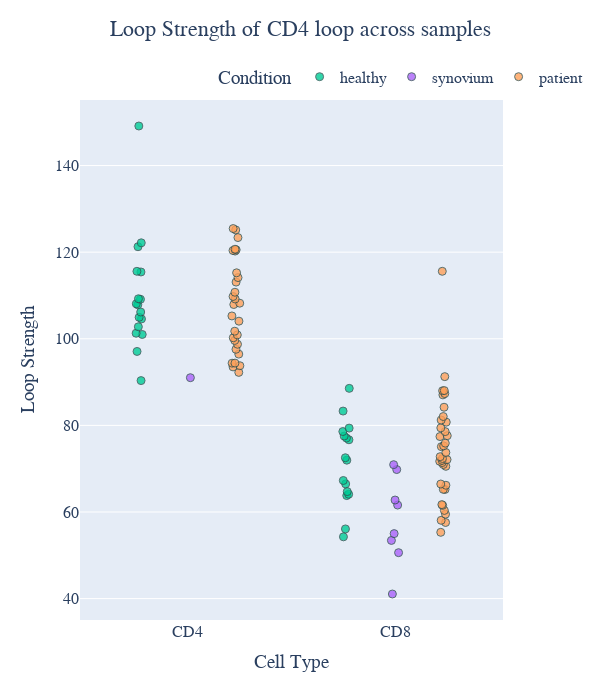
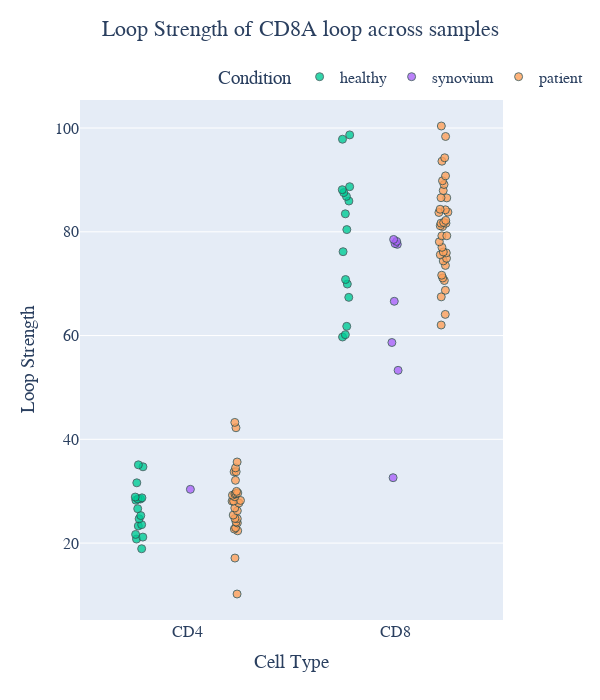
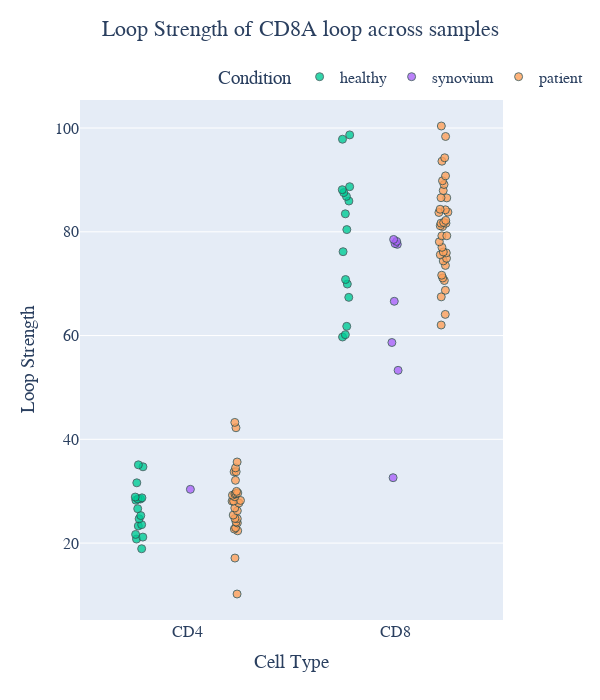

Notebook cell for these charts, in order:
### Code cell
def plot_loop_celltypes(gene, chrom, start_A, start_B):
    filtered_df = loops_counts_melted[(loops_counts_melted["chrA"] == chrom) & (loops_counts_melted["A_start"] == start_A) & (loops_counts_melted["B_start"] == start_B)]
    filtered_df["cell_type"] = filtered_df["cell_type"].map({"CD4": "CD4", "CD8": "CD8", "CD4_SF": "CD4", "CD8_SF": "CD8"})
    # Create the strip plot
    fig = px.strip(filtered_df, x="cell_type", y="interaction_strength", color="condition",
                hover_name="proper_name", hover_data=["interaction_strength"],
                color_discrete_map={"Healthy": "blue", "Diseased": "red"},
                title=f'Loop Strength of {gene} loop across samples',
                labels={"cell_type": "Cell Type", "interaction_strength": "interaction strength"})

    # Customizing the marker appearance
    fig.update_traces(marker=dict(size=8, opacity=0.8, line=dict(width=1, color='DarkSlateGrey')))
    fig.update_layout(
        width=600,  # Set the width of the figure in pixels
        height=700  # Set the height of the figure in pixels
    )
    # Enhancing layout
    fig.update_layout(
        title={'text': f'Loop Strength of {gene} loop across samples', 'y':0.97, 'x':0.5, 'xanchor': 'center', 'yanchor': 'top'},
        xaxis_title="Cell Type",
        yaxis_title="Loop Strength",
        legend_title="Condition",
        font=dict(family="Arial, sans-serif", size=16),
        legend=dict(orientation="h", yanchor="bottom", y=1.01, xanchor="right", x=1.2)
    )

    # Show the plot
    fig.show()
    fig.write_image(f"figures/loop_strength_{gene}.svg",width=500, height=600)
    return fig

plot_loop_celltypes("CD4", "12", 6755000, 6825000)
plot_loop_celltypes("CD8A", "2", 86765000, 86805000)

### Figure 1 — Plotly figure (JSON) as saved in the notebook; plotly's stock layout.template omitted (floating-point values rounded to 4 significant figures)
{"data": [{"alignmentgroup": "True", "boxpoints": "all", "fillcolor": "rgba(255,255,255,0)", "hoveron": "points", "hovertemplate": "<b>%{hovertext}</b><br><br>condition=healthy<br>Cell Type=%{x}<br>interaction strength=%{y}<extra></extra>", "hovertext": ["NRHV014XCD4", "NRHV014XCD8", "NRHV073CD4", "NRHV073CD8", "NRHV079CD4", "NRHV079CD8", "NRHV086CD4", "NRHV086CD8", "NRHV121CD4", "NRHV121CD8", "NRHV151CD4", "NRHV168CD4", "NRHV168CD8", "NRHV171CD4", "NRHV171CD8", "NRHV238CD4", "NRHV238CD8", "NRHV290CD4", "NRHV290CD8", "NRHV295CD4", "NRHV295CD8", "NRHV321CD4", "NRHV321CD8", "NRHV322CD4", "NRHV322CD8", "NRHV324CD4", "NRHV324CD8", "NRHV325CD4", "NRHV325CD8", "NRHV326CD4", "NRHV326CD8", "NRHV332CD4", "NRHV332CD8"], "legendgroup": "healthy", "line": {"color": "rgba(255,255,255,0)"}, "marker": {"color": "#00cc96", "line": {"color": "DarkSlateGrey", "width": 1}, "opacity": 0.8, "size": 8}, "name": "healthy", "offsetgroup": "healthy", "orientation": "v", "pointpos": 0, "showlegend": true, "type": "box", "x": ["CD4", "CD8", "CD4", "CD8", "CD4", "CD8", "CD4", "CD8", "CD4", "CD8", "CD4", "CD4", "CD8", "CD4", "CD8", "CD4", "CD8", "CD4", "CD8", "CD4", "CD8", "CD4", "CD8", "CD4", "CD8", "CD4", "CD8", "CD4", "CD8", "CD4", "CD8", "CD4", "CD8"], "x0": " ", "xaxis": "x", "y": [115.4, 56.09, 122.2, 83.3, 102.8, 64.71, 90.34, 66.48, 101.3, 72.52, 149.1, 109.2, 71.97, 107.9, 54.26, 101.0, 67.27, 115.6, 77.07, 108.1, 77.54, 106.2, 88.55, 97.07, 79.37, 109.1, 76.67, 104.9, 64.09, 104.6, 63.79, 121.3, 78.57], "y0": " ", "yaxis": "y"}, {"alignmentgroup": "True", "boxpoints": "all", "fillcolor": "rgba(255,255,255,0)", "hoveron": "points", "hovertemplate": "<b>%{hovertext}</b><br><br>condition=synovium<br>Cell Type=%{x}<br>interaction strength=%{y}<extra></extra>", "hovertext": ["PSA4917CD8_SF", "PSA4918CD8_SF", "PSA4951CD8_SF", "PSA4958CD4_SF", "PSA4958CD8_SF", "PSA4959CD8_SF", "PSA4969CD8_SF", "PSA5025CD8_SF", "PSA5040CD8_SF"], "legendgroup": "synovium", "line": {"color": "rgba(255,255,255,0)"}, "marker": {"color": "#ab63fa", "line": {"color": "DarkSlateGrey", "width": 1}, "opacity": 0.8, "size": 8}, "name": "synovium", "offsetgroup": "synovium", "orientation": "v", "pointpos": 0, "showlegend": true, "type": "box", "x": ["CD8", "CD8", "CD8", "CD4", "CD8", "CD8", "CD8", "CD8", "CD8"], "x0": " ", "xaxis": "x", "y": [69.8, 53.43, 41.06, 91.01, 62.76, 61.6, 55.0, 70.93, 50.6], "y0": " ", "yaxis": "y"}, {"alignmentgroup": "True", "boxpoints": "all", "fillcolor": "rgba(255,255,255,0)", "hoveron": "points", "hovertemplate": "<b>%{hovertext}</b><br><br>condition=patient<br>Cell Type=%{x}<br>interaction strength=%{y}<extra></extra>", "hovertext": ["PSA4920CD4", "PSA4920CD8", "PSA4941CD8", "PSA4942CD4", "PSA4942CD8", "PSA4943CD8", "PSA4944CD4", "PSA4944CD8", "PSA4945CD4", "PSA4946CD8", "PSA4950CD4", "PSA4950CD8", "PSA4951CD4", "PSA4951CD8", "PSA4954CD4", "PSA4954CD8", "PSA4957CD4", "PSA4958CD4", "PSA4958CD8", "PSA4959CD4", "PSA4959CD8", "PSA4960CD8", "PSA4961CD8", "PSA4962CD4", "PSA4962CD8", "PSA4963CD4", "PSA4963CD8", "PSA4967CD4", "PSA4968CD4", "PSA4968CD8", "PSA5006CD4", "PSA5006CD8", "PSA5007CD4", "PSA5008CD4", "PSA5008CD8", "PSA5009CD4", "PSA5009CD8", "PSA5010CD4", "PSA5010CD8", "PSA5012CD4", "PSA5012CD8", "PSA5013CD4", "PSA5013CD8", "PSA5014CD4", "PSA5014CD8", "PSA5015CD8", "PSA5017CD4", "PSA5017CD8", "PSA5018CD4", "PSA5018CD8", "PSA5019CD4", "PSA5019CD8", "PSA5020CD8", "PSA5021CD4", "PSA5021CD8", "PSA5022CD8", "PSA5023CD8", "PSA5024CD8", "PSA5026CD4", "PSA5026CD8", "PSA5036CD8", "PSA5037CD4", "PSA5037CD8", "PSA5039CD8", "PSA5040CD4", "PSA5040CD8"], "legendgroup": "patient", "line": {"color": "rgba(255,255,255,0)"}, "marker": {"color": "#FFA15A", "line": {"color": "DarkSlateGrey", "width": 1}, "opacity": 0.8, "size": 8}, "name": "patient", "offsetgroup": "patient", "orientation": "v", "pointpos": 0, "showlegend": true, "type": "box", "x": ["CD4", "CD8", "CD8", "CD4", "CD8", "CD8", "CD4", "CD8", "CD4", "CD8", "CD4", "CD8", "CD4", "CD8", "CD4", "CD8", "CD4", "CD4", "CD8", "CD4", "CD8", "CD8", "CD8", "CD4", "CD8", "CD4", "CD8", "CD4", "CD4", "CD8", "CD4", "CD8", "CD4", "CD4", "CD8", "CD4", "CD8", "CD4", "CD8", "CD4", "CD8", "CD4", "CD8", "CD4", "CD8", "CD8", "CD4", "CD8", "CD4", "CD8", "CD4", "CD8", "CD8", "CD4", "CD8", "CD8", "CD8", "CD8", "CD4", "CD8", "CD8", "CD4", "CD8", "CD8", "CD4", "CD8"], "x0": " ", "xaxis": "x", "y": [120.4, 77.42, 61.7, 115.2, 84.19, 71.71, 101.7, 72.1, 110.7, 65.2, 109.8, 73.74, 120.7, 81.23, 93.78, 82.04, 94.36, 120.5, 71.4, 114.1, 87.05, 71.91, 57.57, 125.1, 87.34, 93.51, 60.36, 99.61, 123.4, 91.26, 108.2, 58.07, 92.24, 113.1, 88.0, 96.46, 88.04, 109.2, 59.49, 107.9, 79.42, 98.73, 77.62, 125.5, 72.77, 115.6, 100.9, 70.54, 100.2, 72.35, 97.57, 75.26, 65.22, 104.1, 55.3, 70.97, 61.53, 75.89, 120.3, 75.08, 66.46, 94.38, 66.17, 80.74, 105.3, 78.56], "y0": " ", "yaxis": "y"}], "layout": {"boxmode": "group", "font": {"family": "Arial, sans-serif", "size": 16}, "height": 700, "legend": {"orientation": "h", "title": {"text": "Condition"}, "tracegroupgap": 0, "x": 1.2, "xanchor": "right", "y": 1.01, "yanchor": "bottom"}, "title": {"text": "Loop Strength of CD4 loop across samples", "x": 0.5, "xanchor": "center", "y": 0.97, "yanchor": "top"}, "width": 600, "xaxis": {"anchor": "y", "domain": [0, 1], "title": {"text": "Cell Type"}}, "yaxis": {"anchor": "x", "domain": [0, 1], "title": {"text": "Loop Strength"}}}}

### Figure 2 — Plotly figure (JSON) as saved in the notebook; plotly's stock layout.template omitted (floating-point values rounded to 4 significant figures)
{"data": [{"alignmentgroup": "True", "boxpoints": "all", "fillcolor": "rgba(255,255,255,0)", "hoveron": "points", "hovertemplate": "<b>%{hovertext}</b><br><br>condition=healthy<br>Cell Type=%{x}<br>interaction strength=%{y}<extra></extra>", "hovertext": ["NRHV014XCD4", "NRHV014XCD8", "NRHV073CD4", "NRHV073CD8", "NRHV079CD4", "NRHV079CD8", "NRHV086CD4", "NRHV086CD8", "NRHV121CD4", "NRHV121CD8", "NRHV151CD4", "NRHV168CD4", "NRHV168CD8", "NRHV171CD4", "NRHV171CD8", "NRHV238CD4", "NRHV238CD8", "NRHV290CD4", "NRHV290CD8", "NRHV295CD4", "NRHV295CD8", "NRHV321CD4", "NRHV321CD8", "NRHV322CD4", "NRHV322CD8", "NRHV324CD4", "NRHV324CD8", "NRHV325CD4", "NRHV325CD8", "NRHV326CD4", "NRHV326CD8", "NRHV332CD4", "NRHV332CD8"], "legendgroup": "healthy", "line": {"color": "rgba(255,255,255,0)"}, "marker": {"color": "#00cc96", "line": {"color": "DarkSlateGrey", "width": 1}, "opacity": 0.8, "size": 8}, "name": "healthy", "offsetgroup": "healthy", "orientation": "v", "pointpos": 0, "showlegend": true, "type": "box", "x": ["CD4", "CD8", "CD4", "CD8", "CD4", "CD8", "CD4", "CD8", "CD4", "CD8", "CD4", "CD4", "CD8", "CD4", "CD8", "CD4", "CD8", "CD4", "CD8", "CD4", "CD8", "CD4", "CD8", "CD4", "CD8", "CD4", "CD8", "CD4", "CD8", "CD4", "CD8", "CD4", "CD8"], "x0": " ", "xaxis": "x", "y": [34.7, 80.43, 20.77, 88.12, 28.87, 83.47, 28.49, 61.78, 28.72, 76.17, 21.16, 23.55, 86.83, 28.49, 88.7, 24.68, 70.8, 21.66, 85.93, 35.08, 87.55, 23.29, 69.93, 31.61, 98.68, 26.63, 67.37, 28.26, 60.17, 25.3, 59.72, 18.91, 97.85], "y0": " ", "yaxis": "y"}, {"alignmentgroup": "True", "boxpoints": "all", "fillcolor": "rgba(255,255,255,0)", "hoveron": "points", "hovertemplate": "<b>%{hovertext}</b><br><br>condition=synovium<br>Cell Type=%{x}<br>interaction strength=%{y}<extra></extra>", "hovertext": ["PSA4917CD8_SF", "PSA4918CD8_SF", "PSA4951CD8_SF", "PSA4958CD4_SF", "PSA4958CD8_SF", "PSA4959CD8_SF", "PSA4969CD8_SF", "PSA5025CD8_SF", "PSA5040CD8_SF"], "legendgroup": "synovium", "line": {"color": "rgba(255,255,255,0)"}, "marker": {"color": "#ab63fa", "line": {"color": "DarkSlateGrey", "width": 1}, "opacity": 0.8, "size": 8}, "name": "synovium", "offsetgroup": "synovium", "orientation": "v", "pointpos": 0, "showlegend": true, "type": "box", "x": ["CD8", "CD8", "CD8", "CD4", "CD8", "CD8", "CD8", "CD8", "CD8"], "x0": " ", "xaxis": "x", "y": [32.6, 58.66, 77.73, 30.36, 53.3, 78.52, 77.58, 66.61, 78.15], "y0": " ", "yaxis": "y"}, {"alignmentgroup": "True", "boxpoints": "all", "fillcolor": "rgba(255,255,255,0)", "hoveron": "points", "hovertemplate": "<b>%{hovertext}</b><br><br>condition=patient<br>Cell Type=%{x}<br>interaction strength=%{y}<extra></extra>", "hovertext": ["PSA4920CD4", "PSA4920CD8", "PSA4941CD8", "PSA4942CD4", "PSA4942CD8", "PSA4943CD8", "PSA4944CD4", "PSA4944CD8", "PSA4945CD4", "PSA4946CD8", "PSA4950CD4", "PSA4950CD8", "PSA4951CD4", "PSA4951CD8", "PSA4954CD4", "PSA4954CD8", "PSA4957CD4", "PSA4958CD4", "PSA4958CD8", "PSA4959CD4", "PSA4959CD8", "PSA4960CD8", "PSA4961CD8", "PSA4962CD4", "PSA4962CD8", "PSA4963CD4", "PSA4963CD8", "PSA4967CD4", "PSA4968CD4", "PSA4968CD8", "PSA5006CD4", "PSA5006CD8", "PSA5007CD4", "PSA5008CD4", "PSA5008CD8", "PSA5009CD4", "PSA5009CD8", "PSA5010CD4", "PSA5010CD8", "PSA5012CD4", "PSA5012CD8", "PSA5013CD4", "PSA5013CD8", "PSA5014CD4", "PSA5014CD8", "PSA5015CD8", "PSA5017CD4", "PSA5017CD8", "PSA5018CD4", "PSA5018CD8", "PSA5019CD4", "PSA5019CD8", "PSA5020CD8", "PSA5021CD4", "PSA5021CD8", "PSA5022CD8", "PSA5023CD8", "PSA5024CD8", "PSA5026CD4", "PSA5026CD8", "PSA5036CD8", "PSA5037CD4", "PSA5037CD8", "PSA5039CD8", "PSA5040CD4", "PSA5040CD8"], "legendgroup": "patient", "line": {"color": "rgba(255,255,255,0)"}, "marker": {"color": "#FFA15A", "line": {"color": "DarkSlateGrey", "width": 1}, "opacity": 0.8, "size": 8}, "name": "patient", "offsetgroup": "patient", "orientation": "v", "pointpos": 0, "showlegend": true, "type": "box", "x": ["CD4", "CD8", "CD8", "CD4", "CD8", "CD8", "CD4", "CD8", "CD4", "CD8", "CD4", "CD8", "CD4", "CD8", "CD4", "CD8", "CD4", "CD4", "CD8", "CD4", "CD8", "CD8", "CD8", "CD4", "CD8", "CD4", "CD8", "CD4", "CD4", "CD8", "CD4", "CD8", "CD4", "CD4", "CD8", "CD4", "CD8", "CD4", "CD8", "CD4", "CD8", "CD4", "CD8", "CD4", "CD8", "CD8", "CD4", "CD8", "CD4", "CD8", "CD4", "CD8", "CD8", "CD4", "CD8", "CD8", "CD8", "CD8", "CD4", "CD8", "CD8", "CD4", "CD8", "CD8", "CD4", "CD8"], "x0": " ", "xaxis": "x", "y": [28.09, 83.72, 71.1, 29.47, 94.27, 74.38, 24.74, 84.24, 29.96, 81.0, 42.23, 75.58, 33.73, 86.57, 26.22, 100.4, 26.77, 33.75, 79.23, 29.54, 79.22, 73.52, 62.03, 32.1, 82.2, 29.66, 77.01, 27.72, 22.37, 93.61, 43.26, 90.78, 22.96, 22.7, 84.35, 23.89, 98.38, 35.63, 71.63, 28.92, 83.8, 24.06, 75.93, 34.49, 81.66, 87.96, 25.39, 74.89, 29.22, 78.08, 17.11, 68.73, 76.11, 10.18, 70.61, 89.12, 64.08, 86.54, 28.09, 81.16, 81.65, 28.22, 81.8, 67.46, 24.69, 89.84], "y0": " ", "yaxis": "y"}], "layout": {"boxmode": "group", "font": {"family": "Arial, sans-serif", "size": 16}, "height": 700, "legend": {"orientation": "h", "title": {"text": "Condition"}, "tracegroupgap": 0, "x": 1.2, "xanchor": "right", "y": 1.01, "yanchor": "bottom"}, "title": {"text": "Loop Strength of CD8A loop across samples", "x": 0.5, "xanchor": "center", "y": 0.97, "yanchor": "top"}, "width": 600, "xaxis": {"anchor": "y", "domain": [0, 1], "title": {"text": "Cell Type"}}, "yaxis": {"anchor": "x", "domain": [0, 1], "title": {"text": "Loop Strength"}}}}

### Figure 3 — Plotly figure (JSON) as saved in the notebook; plotly's stock layout.template omitted (floating-point values rounded to 4 significant figures)
{"data": [{"alignmentgroup": "True", "boxpoints": "all", "fillcolor": "rgba(255,255,255,0)", "hoveron": "points", "hovertemplate": "<b>%{hovertext}</b><br><br>condition=healthy<br>Cell Type=%{x}<br>interaction strength=%{y}<extra></extra>", "hovertext": ["NRHV014XCD4", "NRHV014XCD8", "NRHV073CD4", "NRHV073CD8", "NRHV079CD4", "NRHV079CD8", "NRHV086CD4", "NRHV086CD8", "NRHV121CD4", "NRHV121CD8", "NRHV151CD4", "NRHV168CD4", "NRHV168CD8", "NRHV171CD4", "NRHV171CD8", "NRHV238CD4", "NRHV238CD8", "NRHV290CD4", "NRHV290CD8", "NRHV295CD4", "NRHV295CD8", "NRHV321CD4", "NRHV321CD8", "NRHV322CD4", "NRHV322CD8", "NRHV324CD4", "NRHV324CD8", "NRHV325CD4", "NRHV325CD8", "NRHV326CD4", "NRHV326CD8", "NRHV332CD4", "NRHV332CD8"], "legendgroup": "healthy", "line": {"color": "rgba(255,255,255,0)"}, "marker": {"color": "#00cc96", "line": {"color": "DarkSlateGrey", "width": 1}, "opacity": 0.8, "size": 8}, "name": "healthy", "offsetgroup": "healthy", "orientation": "v", "pointpos": 0, "showlegend": true, "type": "box", "x": ["CD4", "CD8", "CD4", "CD8", "CD4", "CD8", "CD4", "CD8", "CD4", "CD8", "CD4", "CD4", "CD8", "CD4", "CD8", "CD4", "CD8", "CD4", "CD8", "CD4", "CD8", "CD4", "CD8", "CD4", "CD8", "CD4", "CD8", "CD4", "CD8", "CD4", "CD8", "CD4", "CD8"], "x0": " ", "xaxis": "x", "y": [34.7, 80.43, 20.77, 88.12, 28.87, 83.47, 28.49, 61.78, 28.72, 76.17, 21.16, 23.55, 86.83, 28.49, 88.7, 24.68, 70.8, 21.66, 85.93, 35.08, 87.55, 23.29, 69.93, 31.61, 98.68, 26.63, 67.37, 28.26, 60.17, 25.3, 59.72, 18.91, 97.85], "y0": " ", "yaxis": "y"}, {"alignmentgroup": "True", "boxpoints": "all", "fillcolor": "rgba(255,255,255,0)", "hoveron": "points", "hovertemplate": "<b>%{hovertext}</b><br><br>condition=synovium<br>Cell Type=%{x}<br>interaction strength=%{y}<extra></extra>", "hovertext": ["PSA4917CD8_SF", "PSA4918CD8_SF", "PSA4951CD8_SF", "PSA4958CD4_SF", "PSA4958CD8_SF", "PSA4959CD8_SF", "PSA4969CD8_SF", "PSA5025CD8_SF", "PSA5040CD8_SF"], "legendgroup": "synovium", "line": {"color": "rgba(255,255,255,0)"}, "marker": {"color": "#ab63fa", "line": {"color": "DarkSlateGrey", "width": 1}, "opacity": 0.8, "size": 8}, "name": "synovium", "offsetgroup": "synovium", "orientation": "v", "pointpos": 0, "showlegend": true, "type": "box", "x": ["CD8", "CD8", "CD8", "CD4", "CD8", "CD8", "CD8", "CD8", "CD8"], "x0": " ", "xaxis": "x", "y": [32.6, 58.66, 77.73, 30.36, 53.3, 78.52, 77.58, 66.61, 78.15], "y0": " ", "yaxis": "y"}, {"alignmentgroup": "True", "boxpoints": "all", "fillcolor": "rgba(255,255,255,0)", "hoveron": "points", "hovertemplate": "<b>%{hovertext}</b><br><br>condition=patient<br>Cell Type=%{x}<br>interaction strength=%{y}<extra></extra>", "hovertext": ["PSA4920CD4", "PSA4920CD8", "PSA4941CD8", "PSA4942CD4", "PSA4942CD8", "PSA4943CD8", "PSA4944CD4", "PSA4944CD8", "PSA4945CD4", "PSA4946CD8", "PSA4950CD4", "PSA4950CD8", "PSA4951CD4", "PSA4951CD8", "PSA4954CD4", "PSA4954CD8", "PSA4957CD4", "PSA4958CD4", "PSA4958CD8", "PSA4959CD4", "PSA4959CD8", "PSA4960CD8", "PSA4961CD8", "PSA4962CD4", "PSA4962CD8", "PSA4963CD4", "PSA4963CD8", "PSA4967CD4", "PSA4968CD4", "PSA4968CD8", "PSA5006CD4", "PSA5006CD8", "PSA5007CD4", "PSA5008CD4", "PSA5008CD8", "PSA5009CD4", "PSA5009CD8", "PSA5010CD4", "PSA5010CD8", "PSA5012CD4", "PSA5012CD8", "PSA5013CD4", "PSA5013CD8", "PSA5014CD4", "PSA5014CD8", "PSA5015CD8", "PSA5017CD4", "PSA5017CD8", "PSA5018CD4", "PSA5018CD8", "PSA5019CD4", "PSA5019CD8", "PSA5020CD8", "PSA5021CD4", "PSA5021CD8", "PSA5022CD8", "PSA5023CD8", "PSA5024CD8", "PSA5026CD4", "PSA5026CD8", "PSA5036CD8", "PSA5037CD4", "PSA5037CD8", "PSA5039CD8", "PSA5040CD4", "PSA5040CD8"], "legendgroup": "patient", "line": {"color": "rgba(255,255,255,0)"}, "marker": {"color": "#FFA15A", "line": {"color": "DarkSlateGrey", "width": 1}, "opacity": 0.8, "size": 8}, "name": "patient", "offsetgroup": "patient", "orientation": "v", "pointpos": 0, "showlegend": true, "type": "box", "x": ["CD4", "CD8", "CD8", "CD4", "CD8", "CD8", "CD4", "CD8", "CD4", "CD8", "CD4", "CD8", "CD4", "CD8", "CD4", "CD8", "CD4", "CD4", "CD8", "CD4", "CD8", "CD8", "CD8", "CD4", "CD8", "CD4", "CD8", "CD4", "CD4", "CD8", "CD4", "CD8", "CD4", "CD4", "CD8", "CD4", "CD8", "CD4", "CD8", "CD4", "CD8", "CD4", "CD8", "CD4", "CD8", "CD8", "CD4", "CD8", "CD4", "CD8", "CD4", "CD8", "CD8", "CD4", "CD8", "CD8", "CD8", "CD8", "CD4", "CD8", "CD8", "CD4", "CD8", "CD8", "CD4", "CD8"], "x0": " ", "xaxis": "x", "y": [28.09, 83.72, 71.1, 29.47, 94.27, 74.38, 24.74, 84.24, 29.96, 81.0, 42.23, 75.58, 33.73, 86.57, 26.22, 100.4, 26.77, 33.75, 79.23, 29.54, 79.22, 73.52, 62.03, 32.1, 82.2, 29.66, 77.01, 27.72, 22.37, 93.61, 43.26, 90.78, 22.96, 22.7, 84.35, 23.89, 98.38, 35.63, 71.63, 28.92, 83.8, 24.06, 75.93, 34.49, 81.66, 87.96, 25.39, 74.89, 29.22, 78.08, 17.11, 68.73, 76.11, 10.18, 70.61, 89.12, 64.08, 86.54, 28.09, 81.16, 81.65, 28.22, 81.8, 67.46, 24.69, 89.84], "y0": " ", "yaxis": "y"}], "layout": {"boxmode": "group", "font": {"family": "Arial, sans-serif", "size": 16}, "height": 700, "legend": {"orientation": "h", "title": {"text": "Condition"}, "tracegroupgap": 0, "x": 1.2, "xanchor": "right", "y": 1.01, "yanchor": "bottom"}, "title": {"text": "Loop Strength of CD8A loop across samples", "x": 0.5, "xanchor": "center", "y": 0.97, "yanchor": "top"}, "width": 600, "xaxis": {"anchor": "y", "domain": [0, 1], "title": {"text": "Cell Type"}}, "yaxis": {"anchor": "x", "domain": [0, 1], "title": {"text": "Loop Strength"}}}}
